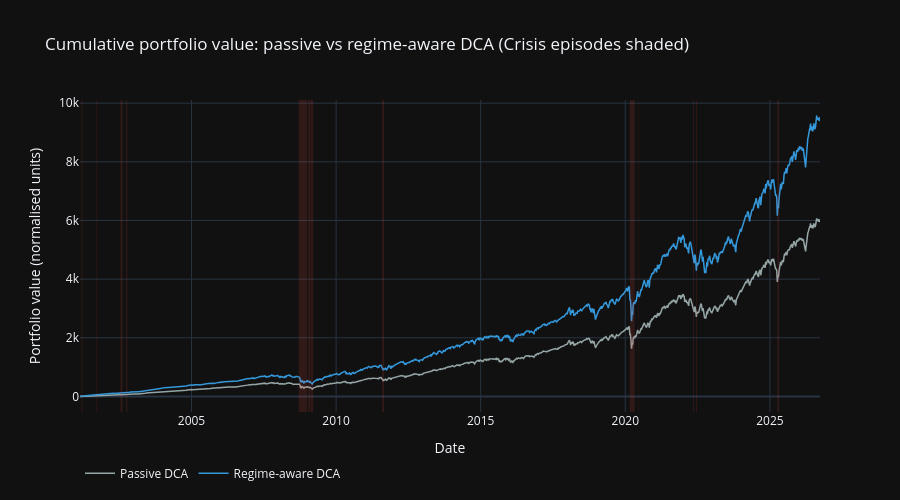

Here is the notebook cell this chart was saved with:
### Markdown cell above
### 13.3 Portfolio trajectory

### Code cell
# Portfolio value trajectory with Crisis-regime shading
fig = go.Figure()

fig.add_trace(go.Scatter(
    x=passive['value'].index,
    y=passive['value'],
    name='Passive DCA',
    line=dict(width=1.5, color='#95a5a6')
))

fig.add_trace(go.Scatter(
    x=regime_aware['value'].index,
    y=regime_aware['value'],
    name='Regime-aware DCA',
    line=dict(width=1.5, color='#3498db')
))

# Shade Crisis episodes lasting at least 5 trading days
crisis_runs = run_bounds[
    (run_bounds['regime'] == 'Crisis') & (run_bounds['length'] >= 5)
]
for _, run in crisis_runs.iterrows():
    fig.add_vrect(
        x0=run['start'], x1=run['end'],
        fillcolor='#e74c3c', opacity=0.15, line_width=0
    )

fig.update_layout(
    title='Cumulative portfolio value: passive vs regime-aware DCA '
          '(Crisis episodes shaded)',
    xaxis_title='Date',
    yaxis_title='Portfolio value (normalised units)',
    height=500,
    legend=dict(orientation='h', y=-0.15)
)

fig.show()

### Figure 1 — Plotly figure (JSON) as saved in the notebook; plotly's stock layout.template omitted (floating-point values rounded to 4 significant figures; data arrays with more than 128 entries replaced by an {"elided": "..."} marker saying what was removed)
{"data": [{"line": {"color": "#95a5a6", "width": 1.5}, "name": "Passive DCA", "type": "scatter", "x": {"elided": "1336 str values"}, "y": {"elided": "1336 float values"}}, {"line": {"color": "#3498db", "width": 1.5}, "name": "Regime-aware DCA", "type": "scatter", "x": {"elided": "1336 str values"}, "y": {"elided": "1336 float values"}}], "layout": {"height": 500, "legend": {"orientation": "h", "y": -0.15}, "shapes": [{"fillcolor": "#e74c3c", "line": {"width": 0}, "opacity": 0.15, "type": "rect", "x0": "2001-03-13T00:00:00", "x1": "2001-03-26T00:00:00", "xref": "x", "y0": 0, "y1": 1, "yref": "y domain"}, {"fillcolor": "#e74c3c", "line": {"width": 0}, "opacity": 0.15, "type": "rect", "x0": "2001-09-18T00:00:00", "x1": "2001-09-28T00:00:00", "xref": "x", "y0": 0, "y1": 1, "yref": "y domain"}, {"fillcolor": "#e74c3c", "line": {"width": 0}, "opacity": 0.15, "type": "rect", "x0": "2002-07-19T00:00:00", "x1": "2002-08-14T00:00:00", "xref": "x", "y0": 0, "y1": 1, "yref": "y domain"}, {"fillcolor": "#e74c3c", "line": {"width": 0}, "opacity": 0.15, "type": "rect", "x0": "2002-09-30T00:00:00", "x1": "2002-10-14T00:00:00", "xref": "x", "y0": 0, "y1": 1, "yref": "y domain"}, {"fillcolor": "#e74c3c", "line": {"width": 0}, "opacity": 0.15, "type": "rect", "x0": "2008-09-16T00:00:00", "x1": "2008-12-31T00:00:00", "xref": "x", "y0": 0, "y1": 1, "yref": "y domain"}, {"fillcolor": "#e74c3c", "line": {"width": 0}, "opacity": 0.15, "type": "rect", "x0": "2009-01-12T00:00:00", "x1": "2009-02-06T00:00:00", "xref": "x", "y0": 0, "y1": 1, "yref": "y domain"}, {"fillcolor": "#e74c3c", "line": {"width": 0}, "opacity": 0.15, "type": "rect", "x0": "2009-02-11T00:00:00", "x1": "2009-03-18T00:00:00", "xref": "x", "y0": 0, "y1": 1, "yref": "y domain"}, {"fillcolor": "#e74c3c", "line": {"width": 0}, "opacity": 0.15, "type": "rect", "x0": "2011-08-05T00:00:00", "x1": "2011-08-31T00:00:00", "xref": "x", "y0": 0, "y1": 1, "yref": "y domain"}, {"fillcolor": "#e74c3c", "line": {"width": 0}, "opacity": 0.15, "type": "rect", "x0": "2020-02-28T00:00:00", "x1": "2020-04-29T00:00:00", "xref": "x", "y0": 0, "y1": 1, "yref": "y domain"}, {"fillcolor": "#e74c3c", "line": {"width": 0}, "opacity": 0.15, "type": "rect", "x0": "2020-06-12T00:00:00", "x1": "2020-06-18T00:00:00", "xref": "x", "y0": 0, "y1": 1, "yref": "y domain"}, {"fillcolor": "#e74c3c", "line": {"width": 0}, "opacity": 0.15, "type": "rect", "x0": "2022-05-06T00:00:00", "x1": "2022-05-16T00:00:00", "xref": "x", "y0": 0, "y1": 1, "yref": "y domain"}, {"fillcolor": "#e74c3c", "line": {"width": 0}, "opacity": 0.15, "type": "rect", "x0": "2022-06-13T00:00:00", "x1": "2022-06-24T00:00:00", "xref": "x", "y0": 0, "y1": 1, "yref": "y domain"}, {"fillcolor": "#e74c3c", "line": {"width": 0}, "opacity": 0.15, "type": "rect", "x0": "2025-04-04T00:00:00", "x1": "2025-04-28T00:00:00", "xref": "x", "y0": 0, "y1": 1, "yref": "y domain"}], "title": {"text": "Cumulative portfolio value: passive vs regime-aware DCA (Crisis episodes shaded)"}, "xaxis": {"title": {"text": "Date"}}, "yaxis": {"title": {"text": "Portfolio value (normalised units)"}}}}
